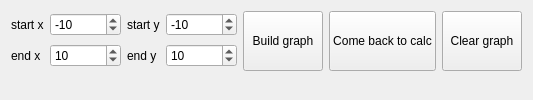
      <widget class="QWidget" name="page_2">
       <layout class="QGridLayout" name="gridLayout_5">
        <item row="0" column="0">
         <layout class="QVBoxLayout" name="verticalLayout" stretch="1,5">
          <item>
           <layout class="QHBoxLayout" name="horizontalLayout_8">
            <item>
             <layout class="QGridLayout" name="gridLayout">
              <item row="0" column="0">
               <widget class="QLabel" name="label">
                <property name="text">
                 <string>start x</string>
                </property>
               </widget>
              </item>
              <item row="0" column="1">
               <widget class="QSpinBox" name="spinBox_startX">
                <property name="minimum">
                 <number>-1000000</number>
                </property>
                <property name="maximum">
                 <number>1000000</number>
                </property>
                <property name="value">
                 <number>-10</number>
                </property>
               </widget>
              </item>
              <item row="1" column="0">
               <widget class="QLabel" name="label_2">
                <property name="text">
                 <string>end x</string>
                </property>
               </widget>
              </item>
              <item row="1" column="1">
               <widget class="QSpinBox" name="spinBox_endX">
                <property name="minimum">
                 <number>-1000000</number>
                </property>
                <property name="maximum">
                 <number>1000000</number>
                </property>
                <property name="value">
                 <number>10</number>
                </property>
               </widget>
              </item>
             </layout>
            </item>
            <item>
             <layout class="QGridLayout" name="gridLayout_2">
              <item row="0" column="0">
               <widget class="QLabel" name="label_3">
                <property name="text">
                 <string>start y</string>
                </property>
               </widget>
              </item>
              <item row="0" column="1">
               <widget class="QSpinBox" name="spinBox_startY">
                <property name="minimum">
                 <number>-1000000</number>
                </property>
                <property name="maximum">
                 <number>1000000</number>
                </property>
                <property name="value">
                 <number>-10</number>
                </property>
               </widget>
              </item>
              <item row="1" column="0">
               <widget class="QLabel" name="label_4">
                <property name="text">
                 <string>end y</string>
                </property>
               </widget>
              </item>
              <item row="1" column="1">
               <widget class="QSpinBox" name="spinBox_endY">
                <property name="minimum">
                 <number>-1000000</number>
                </property>
                <property name="maximum">
                 <number>1000000</number>
                </property>
                <property name="value">
                 <number>10</number>
                </property>
               </widget>
              </item>
             </layout>
            </item>
            <item>
             <widget class="QPushButton" name="pushButton_buildGraph">
              <property name="minimumSize">
               <size>
                <width>60</width>
                <height>60</height>
               </size>
              </property>
              <property name="text">
               <string>Build graph</string>
              </property>
             </widget>
            </item>
            <item>
             <widget class="QPushButton" name="pushButton_comeBackToCalc1">
              <property name="minimumSize">
               <size>
                <width>60</width>
                <height>60</height>
               </size>
              </property>
              <property name="text">
               <string>Come back to calc</string>
              </property>
             </widget>
            </item>
            <item>
             <widget class="QPushButton" name="pushButton_clearGraph">
              <property name="minimumSize">
               <size>
                <width>60</width>
                <height>60</height>
               </size>
              </property>
              <property name="text">
               <string>Clear graph</string>
              </property>
             </widget>
            </item>
           </layout>
          </item>
          <item>
           <widget class="QCustomPlot" name="Graph" native="true"/>
          </item>
         </layout>
        </item>
       </layout>
      </widget>
